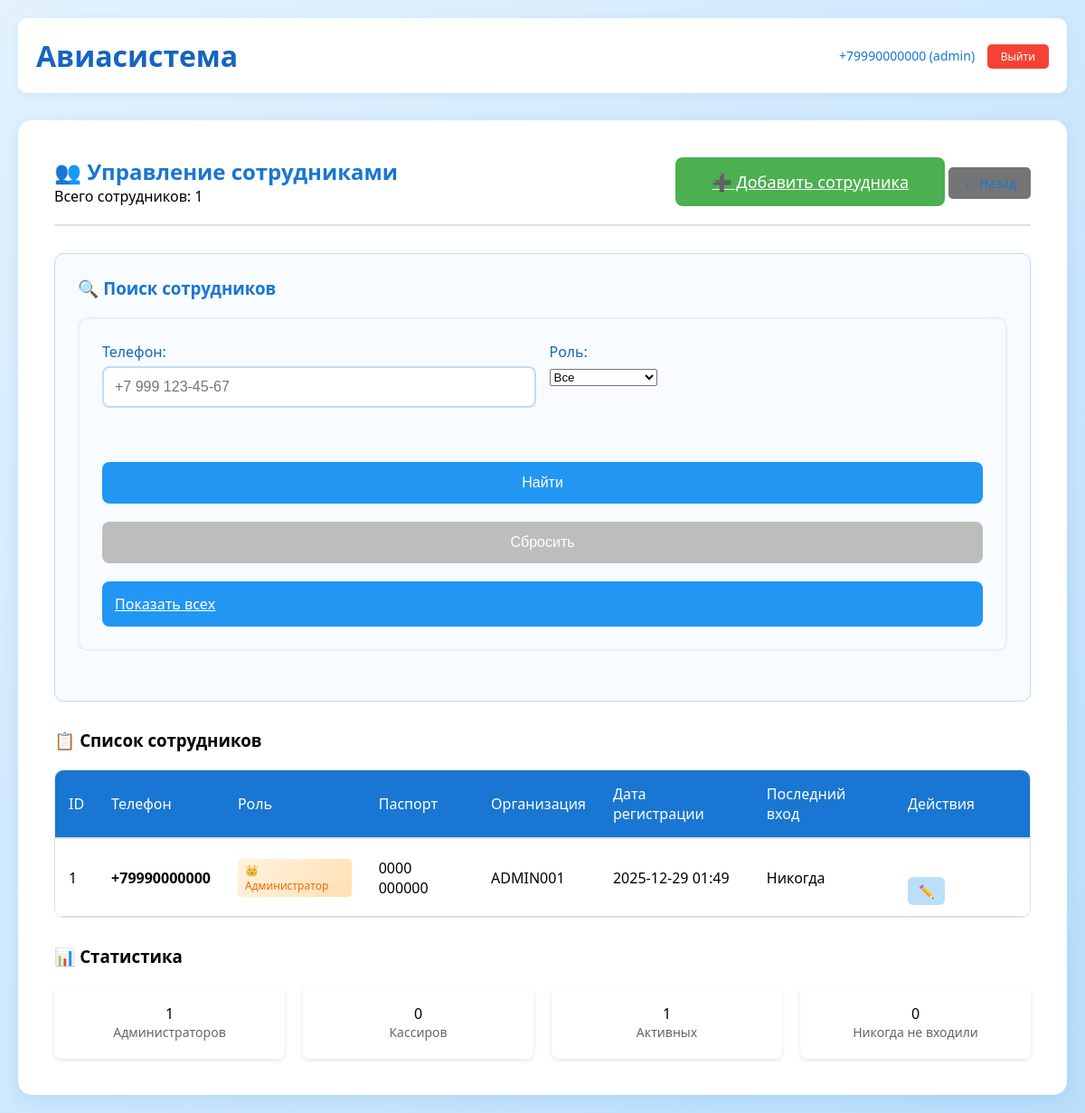
The app's page /admin/staff/ (signed in), older data.
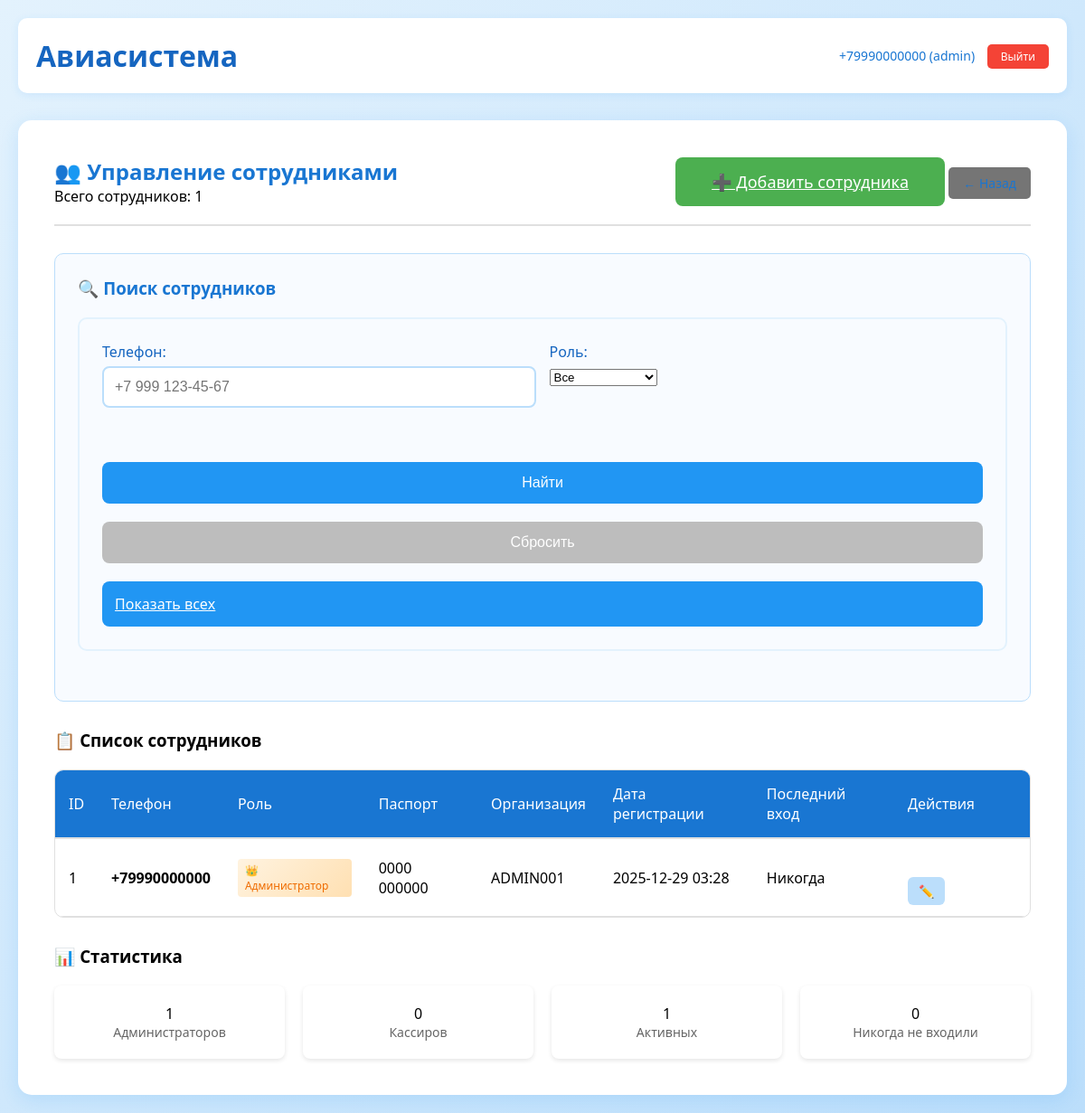
The same page, newer data.
### tables this page shows
CREATE TABLE users (
                id INTEGER PRIMARY KEY AUTOINCREMENT,
                phone TEXT UNIQUE NOT NULL,
                password TEXT NOT NULL,
                role TEXT NOT NULL,
                passport_series TEXT NOT NULL,
                passport_number TEXT NOT NULL,
                organization_number TEXT,
                created_at TIMESTAMP DEFAULT CURRENT_TIMESTAMP
            );

### app.py (the view, shortened to what this page needs)
@app.route('/admin/staff/', methods=['GET', 'POST'])
def admin_staff():
    if 'user_id' not in session or session.get('role') != 'admin':
        return redirect('/login')
    db = get_db()
    cursor = db.cursor()
    staff = []
    search_performed = False
    role_arg = request.args.get('role')
    if role_arg:
        query = "SELECT * FROM users WHERE role = ?"
        params = [role_arg]
        cursor.execute(query, params)
        staff = cursor.fetchall()
        search_performed = True
    if not search_performed:
        cursor.execute("SELECT * FROM users WHERE role IN ('cashier', 'admin') ORDER BY created_at DESC")
        staff = cursor.fetchall()
    return render_template('admin_staff.html',
                         staff=staff,
                         search_performed=search_performed)

### app.py (called while the page is built)
@app.teardown_appcontext
def close_connection(exception):
    db = getattr(g, '_database', None)
    if db is not None:
        db.close()

@app.before_request
def check_auth():
    public_paths = ['/', '/login', '/register/client', '/register/cashier',
                   '/static/', '/welcome']
    if any(request.path.startswith(path) for path in public_paths):
        return
    if 'user_id' not in session:
        return redirect('/welcome')

def get_db():
    db = getattr(g, '_database', None)
    if db is None:
        db = g._database = sqlite3.connect('database.db')
        db.row_factory = sqlite3.Row
    return db

@app.teardown_appcontext
def close_connection(exception):
    db = getattr(g, '_database', None)
    if db is not None:
        db.close()

### templates/admin_staff.html (shortened to what this page needs)
{% extends "base.html" %}
{% block content %}
<div class="dashboard admin-dashboard">
    <div class="admin-header-with-actions">
        <div>
            <h2>👥 Управление сотрудниками</h2>
            <p>Всего сотрудников: {{ staff|length }}</p>
        </div>
        <div class="header-actions">
            <a href="/admin/staff/add" class="btn create-btn">➕ Добавить сотрудника</a>
            <a href="/admin" class="btn back-btn">← Назад</a>
        </div>
    </div>
    <div class="search-section">
        <h3>🔍 Поиск сотрудников</h3>
        <form method="POST" class="search-form">
            <div class="form-row">
                <div class="form-group">
                    <label for="phone">Телефон:</label>
                    <input type="text" id="phone" name="phone"
                           placeholder="+7 999 123-45-67">
                </div>
                <div class="form-group">
                    <label for="role">Роль:</label>
                    <select id="role" name="role">
                        <option value="">Все</option>
                    </select>
                </div>
            </div>
            <div class="form-buttons">
                <button type="submit" class="btn search-btn">Найти</button>
                <button type="reset" class="btn reset-btn">Сбросить</button>
                <a href="/admin/staff" class="btn show-all-btn">Показать всех</a>
            </div>
        </form>
    </div>
    <div class="staff-table-section">
        <h3>📋 Список сотрудников</h3>
        {% if staff %}
        <div class="table-container">
            <table class="admin-table">
                <thead>
                    <tr>
                        <th>ID</th>
                        <th>Телефон</th>
                        <th>Роль</th>
                        <th>Паспорт</th>
                        <th>Организация</th>
                        <th>Дата регистрации</th>
                        <th>Последний вход</th>
                        <th>Действия</th>
                    </tr>
                </thead>
                <tbody>
                    {% for person in staff %}
                    <tr>
                        <td>{{ person.id }}</td>
                        <td>
                            <strong>{{ person.phone }}</strong>
                        </td>
                        <td>
                            <span class="role-badge role-{{ person.role }}">
                                {% if person.role == 'admin' %}👑 Администратор
                                {% elif person.role == 'cashier' %}💼 Кассир
                                {% else %}{{ person.role }}{% endif %}
                            </span>
                        </td>
                        <td>{{ person.passport_series }} {{ person.passport_number }}</td>
                        <td>{{ person.organization_number or '-' }}</td>
                        <td>{{ person.created_at[:16] if person.created_at else '-' }}</td>
                        <td>
                            {% if person.last_login %}
                            {{ person.last_login[:16] }}
                            {% else %}
                            Никогда
                            {% endif %}
                        </td>
                        <td class="actions-cell">
                            <div class="action-buttons">
                                <a href="/admin/staff/edit/{{ person.id }}"
                                   class="btn-action edit" title="Редактировать">
                                    ✏️
                                </a>
                            </div>
                        </td>
                    </tr>
                    {% endfor %}
                </tbody>
            </table>
        </div>
        {% endif %}
    </div>
    <div class="stats-section">
        <h3>📊 Статистика</h3>
        <div class="stats-cards">
            {% set admins = staff|selectattr('role', 'equalto', 'admin')|list %}
            {% set cashiers = staff|selectattr('role', 'equalto', 'cashier')|list %}
            {% set active_users = staff|rejectattr('last_login', 'none')|list %}
            <div class="stat-card">
                <div class="stat-value">{{ admins|length }}</div>
                <div class="stat-label">Администраторов</div>
            </div>
            <div class="stat-card">
                <div class="stat-value">{{ cashiers|length }}</div>
                <div class="stat-label">Кассиров</div>
            </div>
            <div class="stat-card">
                <div class="stat-value">{{ active_users|length }}</div>
                <div class="stat-label">Активных</div>
            </div>
            <div class="stat-card">
                <div class="stat-value">{{ (staff|length - active_users|length) }}</div>
                <div class="stat-label">Никогда не входили</div>
            </div>
        </div>
    </div>
</div>
{% endblock %}

### templates/base.html (shortened to what this page needs)
<!DOCTYPE html>
<html lang="ru">
<head>
    <link rel="stylesheet" href="{{ url_for('static', filename='style.css') }}">
</head>
<body>
    <div class="container">
        <div class="header">
            <h1>Авиасистема</h1>
            {% if session.user_id %}
                <div class="user-info">
                    {{ session.phone }} ({{ session.role }})
                    <a href="/logout" class="logout-btn">Выйти</a>
                </div>
            {% endif %}
        </div>
        {% block content %}{% endblock %}
    </div>
</body>
</html>

### templates/admin_staff.html (style rules this page uses)
.role-badge { padding: 4px 8px; border-radius: 4px; font-size: 12px; font-weight: 500; }
.role-admin { background: linear-gradient(135deg, #fff3e0, #ffe0b2); color: #ef6c00; }

Row changes from the older to the newer data that the page shows:
changed users "ADMIN001": created_at "2025-12-29 01:49" → "2025-12-29 03:28"
